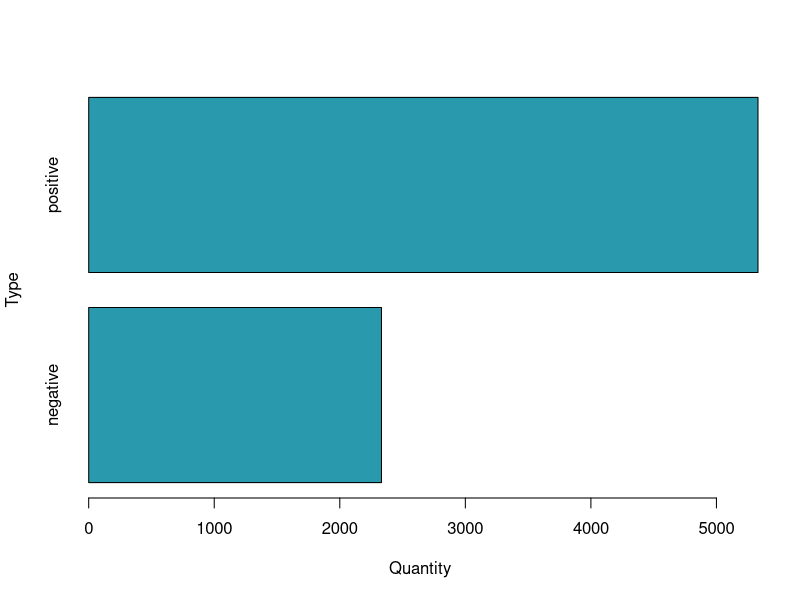
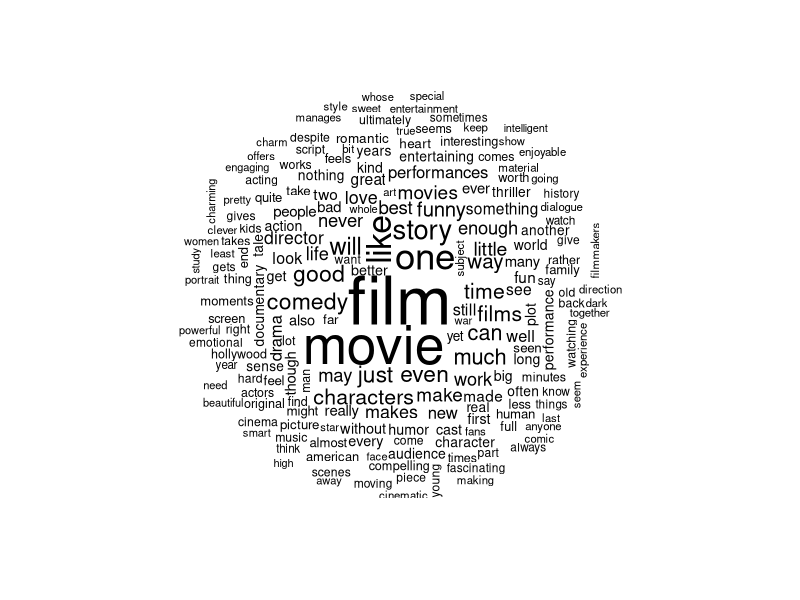

The R source for these figures, in order:
## ---- chunk 1
knitr::opts_chunk$set(echo = TRUE)
#dsMovies <- read.table(file = 'movie-reviews-dataset.tsv', sep = '\t', header = TRUE)
dsMovies <- read.csv("dsMovies.csv", stringsAsFactors = FALSE, header = TRUE)
## ---- chunk 2
summary(dsMovies)
str(dsMovies)
head(dsMovies)
tail(dsMovies)
dsMovies$type <- factor(dsMovies$type)
table(dsMovies$type)
## ---- chunk 3
table(dsMovies$type)
barplot(table(dsMovies$type), xlab = "Quantity", ylab = "Type", horiz = TRUE, col='#2999AD')
## ---- chunk 4
library("tm")
dsMoviesCorpus <- VCorpus(VectorSource (dsMovies$message))
print(dsMoviesCorpus)
inspect(dsMoviesCorpus[1:2])
## ---- chunk 5
library("tm")
print(dsMoviesCorpus[[1]])
as.character(dsMoviesCorpus[[1]])
## ---- chunk 6
library("tm")
lapply(dsMoviesCorpus[1:5], as.character)
## ---- chunk 7
dsMovies_clean <- tm_map ( dsMoviesCorpus, content_transformer(tolower))
as.character(dsMoviesCorpus[[1]])
as.character(dsMovies_clean[[1]])
## ---- chunk 8
dsMovies_clean <- tm_map ( dsMovies_clean, removeNumbers)
as.character(dsMoviesCorpus[[6]])
as.character(dsMovies_clean[[6]])
## ---- chunk 9
#stopwords()
#stopwords('spanish')
dsMovies_clean <- tm_map ( dsMovies_clean, removeWords, stopwords('spanish'))
dsMovies_clean <- tm_map ( dsMovies_clean, removeWords, stopwords())
as.character(dsMoviesCorpus[[6]])
as.character(dsMovies_clean[[6]])
as.character(dsMoviesCorpus[[1200]])
as.character(dsMovies_clean[[1200]])
## ---- chunk 10
dsMovies_clean <- tm_map ( dsMovies_clean, removePunctuation)
as.character(dsMoviesCorpus[[6]])
as.character(dsMovies_clean[[6]])
## ---- chunk 11
dsMovies_clean <- tm_map ( dsMovies_clean, stripWhitespace)
as.character(dsMoviesCorpus[[1576]])
as.character(dsMovies_clean[[1576]])
## ---- chunk 12
dsMovies_dtm <- DocumentTermMatrix (dsMovies_clean)
dsMovies_dtm
## ---- chunk 13
dsMovies_dtm_train <- dsMovies_dtm[1:5364, ]
dsMovies_dtm_test <- dsMovies_dtm[5365:7663, ]
dsMovies_train_labels <- dsMovies[1:5364,]$type
dsMovies_test_labels <- dsMovies[5365:7663,]$type
prop.table(table(dsMovies_train_labels))
prop.table(table(dsMovies_test_labels))
## ---- chunk 14
library("wordcloud")
wordcloud(dsMovies_clean, min.freq = 50, random.order = FALSE)
## ---- chunk 15
dsMovies_freq_words <- findFreqTerms(dsMovies_dtm_train,20)
str(dsMovies_freq_words)
dsMovies_dtm_freq_train <- dsMovies_dtm_train[,dsMovies_freq_words]
dsMovies_dtm_freq_test <- dsMovies_dtm_test[,dsMovies_freq_words]
dsMovies_dtm_freq_train
dsMovies_dtm_freq_test
## ---- chunk 16
converts_counts <- function(x){x <- ifelse(x>0,"Yes","No")}
dsMovies_train <- apply(dsMovies_dtm_freq_train, MARGIN = 2, converts_counts)
dsMovies_test <- apply(dsMovies_dtm_freq_test, MARGIN = 2, converts_counts)
## ---- chunk 17
library(e1071)
dsMovies_classifier <- naiveBayes(dsMovies_train,dsMovies_train_labels)
dsMovies_text_pred <- predict(dsMovies_classifier,dsMovies_test)
table(dsMovies_text_pred)
## ---- chunk 18
library(gmodels)
#CrossTable(dsMovies_text_pred,dsMovies_test_labels,prop.chisq = FALSE,prop.t = FALSE, dnn = c('predicted','actual'))
table(dsMovies_text_pred,dsMovies_test_labels)

## ---- chunk 19
library(e1071)
dsMovies_classifier <- naiveBayes(dsMovies_train,dsMovies_train_labels,laplace = 1)
dsMovies_text_pred <- predict(dsMovies_classifier,dsMovies_test)
table(dsMovies_text_pred)
table(dsMovies_text_pred,dsMovies_test_labels)
